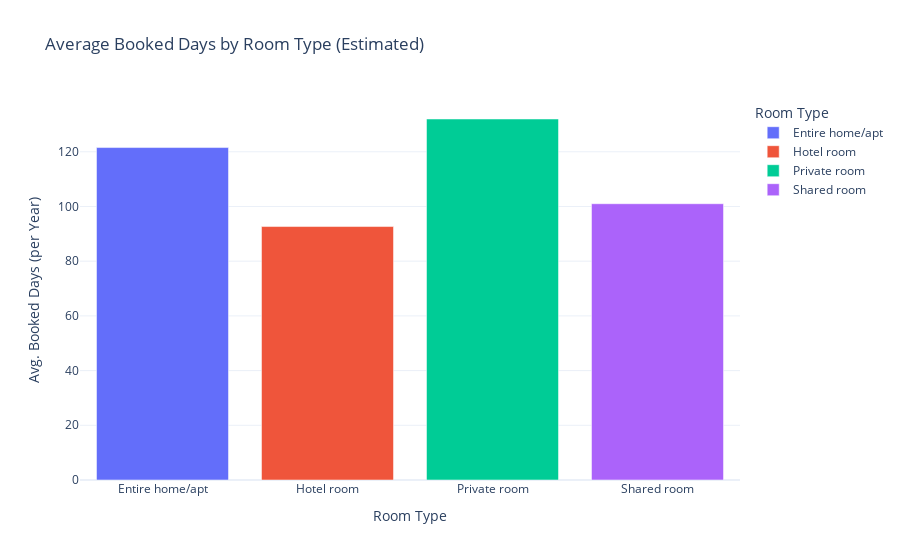

This figure's notebook cell:
### Code cell
import pandas as pd
import plotly.express as px

# Step 1: Create estimated 'booked_days' column
listing1['booked_days'] = 365 - listing['availability_365']

# Step 2: Average booked days per room type
df_bookings = listing1.groupby('room_type', as_index=False)['booked_days'].mean()

# Step 3: Plot
fig = px.bar(
    df_bookings,
    x='room_type',
    y='booked_days',
    color='room_type',
    title='Average Booked Days by Room Type (Estimated)',
    labels={
        'room_type': 'Room Type',
        'booked_days': 'Estimated Booked Days'
    }
)

fig.update_layout(
    xaxis_title='Room Type',
    yaxis_title='Avg. Booked Days (per Year)',
    template='plotly_white'
)

fig.show()

### Figure 1 — Plotly figure (JSON) as saved in the notebook; plotly's stock layout.template omitted (floating-point values rounded to 4 significant figures)
{"data": [{"hovertemplate": "Room Type=%{x}<br>Estimated Booked Days=%{y}<extra></extra>", "legendgroup": "Entire home/apt", "marker": {"color": "#636efa", "pattern": {"shape": ""}}, "name": "Entire home/apt", "orientation": "v", "showlegend": true, "textposition": "auto", "type": "bar", "x": ["Entire home/apt"], "xaxis": "x", "y": [121.5], "yaxis": "y"}, {"hovertemplate": "Room Type=%{x}<br>Estimated Booked Days=%{y}<extra></extra>", "legendgroup": "Hotel room", "marker": {"color": "#EF553B", "pattern": {"shape": ""}}, "name": "Hotel room", "orientation": "v", "showlegend": true, "textposition": "auto", "type": "bar", "x": ["Hotel room"], "xaxis": "x", "y": [92.66], "yaxis": "y"}, {"hovertemplate": "Room Type=%{x}<br>Estimated Booked Days=%{y}<extra></extra>", "legendgroup": "Private room", "marker": {"color": "#00cc96", "pattern": {"shape": ""}}, "name": "Private room", "orientation": "v", "showlegend": true, "textposition": "auto", "type": "bar", "x": ["Private room"], "xaxis": "x", "y": [132.0], "yaxis": "y"}, {"hovertemplate": "Room Type=%{x}<br>Estimated Booked Days=%{y}<extra></extra>", "legendgroup": "Shared room", "marker": {"color": "#ab63fa", "pattern": {"shape": ""}}, "name": "Shared room", "orientation": "v", "showlegend": true, "textposition": "auto", "type": "bar", "x": ["Shared room"], "xaxis": "x", "y": [101.0], "yaxis": "y"}], "layout": {"barmode": "relative", "legend": {"title": {"text": "Room Type"}, "tracegroupgap": 0}, "title": {"text": "Average Booked Days by Room Type (Estimated)"}, "xaxis": {"anchor": "y", "categoryarray": ["Entire home/apt", "Hotel room", "Private room", "Shared room"], "categoryorder": "array", "domain": [0, 1], "title": {"text": "Room Type"}}, "yaxis": {"anchor": "x", "domain": [0, 1], "title": {"text": "Avg. Booked Days (per Year)"}}}}
